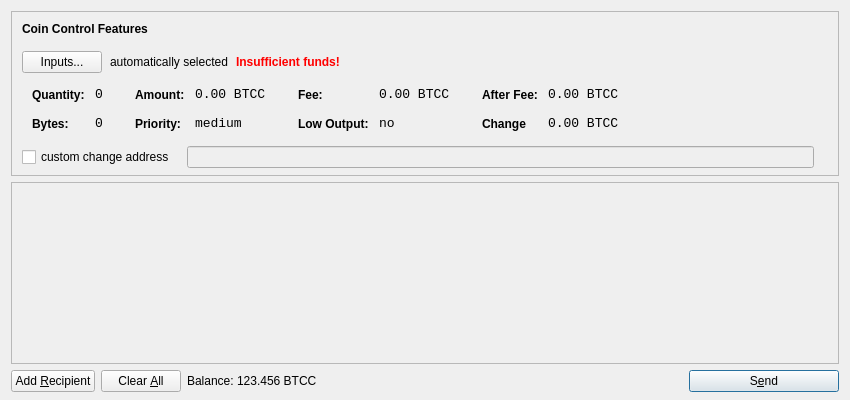
<?xml version="1.0" encoding="UTF-8"?>
<ui version="4.0">
 <class>SendCoinsDialog</class>
 <widget class="QDialog" name="SendCoinsDialog">
  <property name="geometry">
   <rect>
    <x>0</x>
    <y>0</y>
    <width>850</width>
    <height>400</height>
   </rect>
  </property>
  <property name="windowTitle">
   <string>Send Coins</string>
  </property>
  <layout class="QVBoxLayout" name="verticalLayout" stretch="0,1,0">
   <property name="bottomMargin">
    <number>8</number>
   </property>
   <item>
    <widget class="QFrame" name="frameCoinControl">
     <property name="sizePolicy">
      <sizepolicy hsizetype="Expanding" vsizetype="Expanding">
       <horstretch>0</horstretch>
       <verstretch>0</verstretch>
      </sizepolicy>
     </property>
     <property name="maximumSize">
      <size>
       <width>16777215</width>
       <height>16777215</height>
      </size>
     </property>
     <property name="frameShape">
      <enum>QFrame::StyledPanel</enum>
     </property>
     <property name="frameShadow">
      <enum>QFrame::Sunken</enum>
     </property>
     <layout class="QVBoxLayout" name="verticalLayoutCoinControl2">
      <property name="spacing">
       <number>-1</number>
      </property>
      <property name="leftMargin">
       <number>0</number>
      </property>
      <property name="topMargin">
       <number>0</number>
      </property>
      <property name="rightMargin">
       <number>0</number>
      </property>
      <property name="bottomMargin">
       <number>6</number>
      </property>
      <item>
       <layout class="QVBoxLayout" name="verticalLayoutCoinControl" stretch="0,0,0,0,1">
        <property name="spacing">
         <number>0</number>
        </property>
        <property name="leftMargin">
         <number>10</number>
        </property>
        <property name="topMargin">
         <number>10</number>
        </property>
        <item>
         <layout class="QHBoxLayout" name="horizontalLayoutCoinControl1">
          <property name="bottomMargin">
           <number>15</number>
          </property>
          <item>
           <widget class="QLabel" name="labelCoinControlFeatures">
            <property name="sizePolicy">
             <sizepolicy hsizetype="Preferred" vsizetype="Maximum">
              <horstretch>0</horstretch>
              <verstretch>0</verstretch>
             </sizepolicy>
            </property>
            <property name="font">
             <font>
              <weight>75</weight>
              <bold>true</bold>
             </font>
            </property>
            <property name="styleSheet">
             <string notr="true">font-weight:bold;</string>
            </property>
            <property name="text">
             <string>Coin Control Features</string>
            </property>
           </widget>
          </item>
         </layout>
        </item>
        <item>
         <layout class="QHBoxLayout" name="horizontalLayoutCoinControl2" stretch="0,0,0,0">
          <property name="spacing">
           <number>8</number>
          </property>
          <property name="bottomMargin">
           <number>10</number>
          </property>
          <item>
           <widget class="QPushButton" name="pushButtonCoinControl">
            <property name="styleSheet">
             <string notr="true"/>
            </property>
            <property name="text">
             <string>Inputs...</string>
            </property>
           </widget>
          </item>
          <item>
           <widget class="QLabel" name="labelCoinControlAutomaticallySelected">
            <property name="text">
             <string>automatically selected</string>
            </property>
            <property name="margin">
             <number>5</number>
            </property>
           </widget>
          </item>
          <item>
           <widget class="QLabel" name="labelCoinControlInsuffFunds">
            <property name="font">
             <font>
              <weight>75</weight>
              <bold>true</bold>
             </font>
            </property>
            <property name="styleSheet">
             <string notr="true">color:red;font-weight:bold;</string>
            </property>
            <property name="text">
             <string>Insufficient funds!</string>
            </property>
            <property name="margin">
             <number>5</number>
            </property>
           </widget>
          </item>
          <item>
           <spacer name="horizontalSpacerCoinControl">
            <property name="orientation">
             <enum>Qt::Horizontal</enum>
            </property>
            <property name="sizeHint" stdset="0">
             <size>
              <width>40</width>
              <height>1</height>
             </size>
            </property>
           </spacer>
          </item>
         </layout>
        </item>
        <item>
         <widget class="QWidget" name="widgetCoinControl" native="true">
          <property name="sizePolicy">
           <sizepolicy hsizetype="Preferred" vsizetype="Preferred">
            <horstretch>0</horstretch>
            <verstretch>0</verstretch>
           </sizepolicy>
          </property>
          <property name="minimumSize">
           <size>
            <width>0</width>
            <height>0</height>
           </size>
          </property>
          <property name="styleSheet">
           <string notr="true"/>
          </property>
          <layout class="QHBoxLayout" name="horizontalLayoutCoinControl5">
           <property name="margin">
            <number>0</number>
           </property>
           <item>
            <layout class="QHBoxLayout" name="horizontalLayoutCoinControl3" stretch="0,0,0,1">
             <property name="spacing">
              <number>20</number>
             </property>
             <property name="topMargin">
              <number>0</number>
             </property>
             <property name="bottomMargin">
              <number>10</number>
             </property>
             <item>
              <layout class="QFormLayout" name="formLayoutCoinControl1">
               <property name="horizontalSpacing">
                <number>10</number>
               </property>
               <property name="verticalSpacing">
                <number>14</number>
               </property>
               <property name="leftMargin">
                <number>10</number>
               </property>
               <property name="topMargin">
                <number>4</number>
               </property>
               <property name="rightMargin">
                <number>6</number>
               </property>
               <item row="0" column="0">
                <widget class="QLabel" name="labelCoinControlQuantityText">
                 <property name="styleSheet">
                  <string notr="true">font-weight:bold;</string>
                 </property>
                 <property name="text">
                  <string>Quantity:</string>
                 </property>
                 <property name="margin">
                  <number>0</number>
                 </property>
                </widget>
               </item>
               <item row="0" column="1">
                <widget class="QLabel" name="labelCoinControlQuantity">
                 <property name="font">
                  <font>
                   <family>Monospace</family>
                   <pointsize>10</pointsize>
                  </font>
                 </property>
                 <property name="cursor">
                  <cursorShape>IBeamCursor</cursorShape>
                 </property>
                 <property name="contextMenuPolicy">
                  <enum>Qt::ActionsContextMenu</enum>
                 </property>
                 <property name="text">
                  <string>0</string>
                 </property>
                 <property name="margin">
                  <number>0</number>
                 </property>
                 <property name="textInteractionFlags">
                  <set>Qt::LinksAccessibleByMouse|Qt::TextSelectableByKeyboard|Qt::TextSelectableByMouse</set>
                 </property>
                </widget>
               </item>
               <item row="1" column="0">
                <widget class="QLabel" name="labelCoinControlBytesText">
                 <property name="styleSheet">
                  <string notr="true">font-weight:bold;</string>
                 </property>
                 <property name="text">
                  <string>Bytes:</string>
                 </property>
                </widget>
               </item>
               <item row="1" column="1">
                <widget class="QLabel" name="labelCoinControlBytes">
                 <property name="font">
                  <font>
                   <family>Monospace</family>
                   <pointsize>10</pointsize>
                  </font>
                 </property>
                 <property name="cursor">
                  <cursorShape>IBeamCursor</cursorShape>
                 </property>
                 <property name="contextMenuPolicy">
                  <enum>Qt::ActionsContextMenu</enum>
                 </property>
                 <property name="text">
                  <string>0</string>
                 </property>
                 <property name="textInteractionFlags">
                  <set>Qt::LinksAccessibleByMouse|Qt::TextSelectableByKeyboard|Qt::TextSelectableByMouse</set>
                 </property>
                </widget>
               </item>
              </layout>
             </item>
             <item>
              <layout class="QFormLayout" name="formLayoutCoinControl2">
               <property name="horizontalSpacing">
                <number>10</number>
               </property>
               <property name="verticalSpacing">
                <number>14</number>
               </property>
               <property name="leftMargin">
                <number>6</number>
               </property>
               <property name="topMargin">
                <number>4</number>
               </property>
               <property name="rightMargin">
                <number>6</number>
               </property>
               <item row="0" column="0">
                <widget class="QLabel" name="labelCoinControlAmountText">
                 <property name="styleSheet">
                  <string notr="true">font-weight:bold;</string>
                 </property>
                 <property name="text">
                  <string>Amount:</string>
                 </property>
                 <property name="margin">
                  <number>0</number>
                 </property>
                </widget>
               </item>
               <item row="0" column="1">
                <widget class="QLabel" name="labelCoinControlAmount">
                 <property name="font">
                  <font>
                   <family>Monospace</family>
                   <pointsize>10</pointsize>
                  </font>
                 </property>
                 <property name="cursor">
                  <cursorShape>IBeamCursor</cursorShape>
                 </property>
                 <property name="contextMenuPolicy">
                  <enum>Qt::ActionsContextMenu</enum>
                 </property>
                 <property name="text">
                  <string>0.00 BTCC</string>
                 </property>
                 <property name="textInteractionFlags">
                  <set>Qt::LinksAccessibleByMouse|Qt::TextSelectableByKeyboard|Qt::TextSelectableByMouse</set>
                 </property>
                </widget>
               </item>
               <item row="1" column="0">
                <widget class="QLabel" name="labelCoinControlPriorityText">
                 <property name="styleSheet">
                  <string notr="true">font-weight:bold;</string>
                 </property>
                 <property name="text">
                  <string>Priority:</string>
                 </property>
                </widget>
               </item>
               <item row="1" column="1">
                <widget class="QLabel" name="labelCoinControlPriority">
                 <property name="font">
                  <font>
                   <family>Monospace</family>
                   <pointsize>10</pointsize>
                  </font>
                 </property>
                 <property name="cursor">
                  <cursorShape>IBeamCursor</cursorShape>
                 </property>
                 <property name="contextMenuPolicy">
                  <enum>Qt::ActionsContextMenu</enum>
                 </property>
                 <property name="text">
                  <string>medium</string>
                 </property>
                 <property name="textInteractionFlags">
                  <set>Qt::LinksAccessibleByMouse|Qt::TextSelectableByKeyboard|Qt::TextSelectableByMouse</set>
                 </property>
                </widget>
               </item>
              </layout>
             </item>
             <item>
              <layout class="QFormLayout" name="formLayoutCoinControl3">
               <property name="horizontalSpacing">
                <number>10</number>
               </property>
               <property name="verticalSpacing">
                <number>14</number>
               </property>
               <property name="leftMargin">
                <number>6</number>
               </property>
               <property name="topMargin">
                <number>4</number>
               </property>
               <property name="rightMargin">
                <number>6</number>
               </property>
               <item row="0" column="0">
                <widget class="QLabel" name="labelCoinControlFeeText">
                 <property name="styleSheet">
                  <string notr="true">font-weight:bold;</string>
                 </property>
                 <property name="text">
                  <string>Fee:</string>
                 </property>
                 <property name="margin">
                  <number>0</number>
                 </property>
                </widget>
               </item>
               <item row="0" column="1">
                <widget class="QLabel" name="labelCoinControlFee">
                 <property name="font">
                  <font>
                   <family>Monospace</family>
                   <pointsize>10</pointsize>
                  </font>
                 </property>
                 <property name="cursor">
                  <cursorShape>IBeamCursor</cursorShape>
                 </property>
                 <property name="contextMenuPolicy">
                  <enum>Qt::ActionsContextMenu</enum>
                 </property>
                 <property name="text">
                  <string>0.00 BTCC</string>
                 </property>
                 <property name="textInteractionFlags">
                  <set>Qt::LinksAccessibleByMouse|Qt::TextSelectableByKeyboard|Qt::TextSelectableByMouse</set>
                 </property>
                </widget>
               </item>
               <item row="1" column="0">
                <widget class="QLabel" name="labelCoinControlLowOutputText">
                 <property name="styleSheet">
                  <string notr="true">font-weight:bold;</string>
                 </property>
                 <property name="text">
                  <string>Low Output:</string>
                 </property>
                </widget>
               </item>
               <item row="1" column="1">
                <widget class="QLabel" name="labelCoinControlLowOutput">
                 <property name="font">
                  <font>
                   <family>Monospace</family>
                   <pointsize>10</pointsize>
                  </font>
                 </property>
                 <property name="cursor">
                  <cursorShape>IBeamCursor</cursorShape>
                 </property>
                 <property name="contextMenuPolicy">
                  <enum>Qt::ActionsContextMenu</enum>
                 </property>
                 <property name="text">
                  <string>no</string>
                 </property>
                 <property name="textInteractionFlags">
                  <set>Qt::LinksAccessibleByMouse|Qt::TextSelectableByKeyboard|Qt::TextSelectableByMouse</set>
                 </property>
                </widget>
               </item>
              </layout>
             </item>
             <item>
              <layout class="QFormLayout" name="formLayoutCoinControl4">
               <property name="horizontalSpacing">
                <number>10</number>
               </property>
               <property name="verticalSpacing">
                <number>14</number>
               </property>
               <property name="leftMargin">
                <number>6</number>
               </property>
               <property name="topMargin">
                <number>4</number>
               </property>
               <property name="rightMargin">
                <number>6</number>
               </property>
               <item row="0" column="0">
                <widget class="QLabel" name="labelCoinControlAfterFeeText">
                 <property name="styleSheet">
                  <string notr="true">font-weight:bold;</string>
                 </property>
                 <property name="text">
                  <string>After Fee:</string>
                 </property>
                 <property name="margin">
                  <number>0</number>
                 </property>
                </widget>
               </item>
               <item row="0" column="1">
                <widget class="QLabel" name="labelCoinControlAfterFee">
                 <property name="font">
                  <font>
                   <family>Monospace</family>
                   <pointsize>10</pointsize>
                  </font>
                 </property>
                 <property name="cursor">
                  <cursorShape>IBeamCursor</cursorShape>
                 </property>
                 <property name="contextMenuPolicy">
                  <enum>Qt::ActionsContextMenu</enum>
                 </property>
                 <property name="text">
                  <string>0.00 BTCC</string>
                 </property>
                 <property name="textInteractionFlags">
                  <set>Qt::LinksAccessibleByMouse|Qt::TextSelectableByKeyboard|Qt::TextSelectableByMouse</set>
                 </property>
                </widget>
               </item>
               <item row="1" column="0">
                <widget class="QLabel" name="labelCoinControlChangeText">
                 <property name="styleSheet">
                  <string notr="true">font-weight:bold;</string>
                 </property>
                 <property name="text">
                  <string>Change</string>
                 </property>
                </widget>
               </item>
               <item row="1" column="1">
                <widget class="QLabel" name="labelCoinControlChange">
                 <property name="font">
                  <font>
                   <family>Monospace</family>
                   <pointsize>10</pointsize>
                  </font>
                 </property>
                 <property name="cursor">
                  <cursorShape>IBeamCursor</cursorShape>
                 </property>
                 <property name="contextMenuPolicy">
                  <enum>Qt::ActionsContextMenu</enum>
                 </property>
                 <property name="text">
                  <string>0.00 BTCC</string>
                 </property>
                 <property name="textInteractionFlags">
                  <set>Qt::LinksAccessibleByMouse|Qt::TextSelectableByKeyboard|Qt::TextSelectableByMouse</set>
                 </property>
                </widget>
               </item>
              </layout>
             </item>
            </layout>
           </item>
          </layout>
         </widget>
        </item>
        <item>
         <layout class="QHBoxLayout" name="horizontalLayoutCoinControl4" stretch="0,0,0">
          <property name="spacing">
           <number>12</number>
          </property>
          <property name="sizeConstraint">
           <enum>QLayout::SetDefaultConstraint</enum>
          </property>
          <property name="topMargin">
           <number>5</number>
          </property>
          <property name="rightMargin">
           <number>5</number>
          </property>
          <item>
           <widget class="QCheckBox" name="checkBoxCoinControlChange">
            <property name="text">
             <string>custom change address</string>
            </property>
           </widget>
          </item>
          <item>
           <widget class="QLineEdit" name="lineEditCoinControlChange">
            <property name="enabled">
             <bool>false</bool>
            </property>
            <property name="sizePolicy">
             <sizepolicy hsizetype="Expanding" vsizetype="Fixed">
              <horstretch>0</horstretch>
              <verstretch>0</verstretch>
             </sizepolicy>
            </property>
           </widget>
          </item>
          <item>
           <widget class="QLabel" name="labelCoinControlChangeLabel">
            <property name="sizePolicy">
             <sizepolicy hsizetype="Preferred" vsizetype="Expanding">
              <horstretch>0</horstretch>
              <verstretch>0</verstretch>
             </sizepolicy>
            </property>
            <property name="minimumSize">
             <size>
              <width>0</width>
              <height>0</height>
             </size>
            </property>
            <property name="text">
             <string/>
            </property>
            <property name="margin">
             <number>3</number>
            </property>
           </widget>
          </item>
         </layout>
        </item>
        <item>
         <spacer name="verticalSpacerCoinControl">
          <property name="orientation">
           <enum>Qt::Vertical</enum>
          </property>
          <property name="sizeHint" stdset="0">
           <size>
            <width>800</width>
            <height>1</height>
           </size>
          </property>
         </spacer>
        </item>
       </layout>
      </item>
     </layout>
    </widget>
   </item>
   <item>
    <widget class="QScrollArea" name="scrollArea">
     <property name="widgetResizable">
      <bool>true</bool>
     </property>
     <widget class="QWidget" name="scrollAreaWidgetContents">
      <property name="geometry">
       <rect>
        <x>0</x>
        <y>0</y>
        <width>830</width>
        <height>165</height>
       </rect>
      </property>
      <layout class="QVBoxLayout" name="verticalLayout_2">
       <property name="margin">
        <number>0</number>
       </property>
       <item>
        <layout class="QVBoxLayout" name="entries">
         <property name="spacing">
          <number>6</number>
         </property>
        </layout>
       </item>
       <item>
        <spacer name="verticalSpacer">
         <property name="orientation">
          <enum>Qt::Vertical</enum>
         </property>
         <property name="sizeHint" stdset="0">
          <size>
           <width>20</width>
           <height>40</height>
          </size>
         </property>
        </spacer>
       </item>
      </layout>
     </widget>
    </widget>
   </item>
   <item>
    <layout class="QHBoxLayout" name="horizontalLayout">
     <item>
      <widget class="QPushButton" name="addButton">
       <property name="toolTip">
        <string>Send to multiple recipients at once</string>
       </property>
       <property name="text">
        <string>Add &amp;Recipient</string>
       </property>
       <property name="icon">
        <iconset resource="../bitcoin.qrc">
         <normaloff>:/icons/add</normaloff>:/icons/add</iconset>
       </property>
       <property name="autoDefault">
        <bool>false</bool>
       </property>
      </widget>
     </item>
     <item>
      <widget class="QPushButton" name="clearButton">
       <property name="sizePolicy">
        <sizepolicy hsizetype="Minimum" vsizetype="Fixed">
         <horstretch>0</horstretch>
         <verstretch>0</verstretch>
        </sizepolicy>
       </property>
       <property name="toolTip">
        <string>Remove all transaction fields</string>
       </property>
       <property name="text">
        <string>Clear &amp;All</string>
       </property>
       <property name="icon">
        <iconset resource="../bitcoin.qrc">
         <normaloff>:/icons/remove</normaloff>:/icons/remove</iconset>
       </property>
       <property name="autoRepeatDelay">
        <number>300</number>
       </property>
       <property name="autoDefault">
        <bool>false</bool>
       </property>
      </widget>
     </item>
     <item>
      <layout class="QHBoxLayout" name="horizontalLayout_2">
       <property name="spacing">
        <number>3</number>
       </property>
       <item>
        <widget class="QLabel" name="label">
         <property name="sizePolicy">
          <sizepolicy hsizetype="Preferred" vsizetype="Fixed">
           <horstretch>0</horstretch>
           <verstretch>0</verstretch>
          </sizepolicy>
         </property>
         <property name="text">
          <string>Balance:</string>
         </property>
        </widget>
       </item>
       <item>
        <widget class="QLabel" name="labelBalance">
         <property name="sizePolicy">
          <sizepolicy hsizetype="Preferred" vsizetype="Fixed">
           <horstretch>0</horstretch>
           <verstretch>0</verstretch>
          </sizepolicy>
         </property>
         <property name="cursor">
          <cursorShape>IBeamCursor</cursorShape>
         </property>
         <property name="text">
          <string>123.456 BTCC</string>
         </property>
         <property name="textInteractionFlags">
          <set>Qt::LinksAccessibleByMouse|Qt::TextSelectableByKeyboard|Qt::TextSelectableByMouse</set>
         </property>
        </widget>
       </item>
      </layout>
     </item>
     <item>
      <spacer name="horizontalSpacer">
       <property name="orientation">
        <enum>Qt::Horizontal</enum>
       </property>
       <property name="sizeHint" stdset="0">
        <size>
         <width>40</width>
         <height>20</height>
        </size>
       </property>
      </spacer>
     </item>
     <item>
      <widget class="QPushButton" name="sendButton">
       <property name="minimumSize">
        <size>
         <width>150</width>
         <height>0</height>
        </size>
       </property>
       <property name="toolTip">
        <string>Confirm the send action</string>
       </property>
       <property name="text">
        <string>S&amp;end</string>
       </property>
       <property name="icon">
        <iconset resource="../bitcoin.qrc">
         <normaloff>:/icons/send</normaloff>:/icons/send</iconset>
       </property>
       <property name="default">
        <bool>true</bool>
       </property>
      </widget>
     </item>
    </layout>
   </item>
  </layout>
 </widget>
 <resources>
  <include location="../bitcoin.qrc"/>
 </resources>
 <connections/>
</ui>
